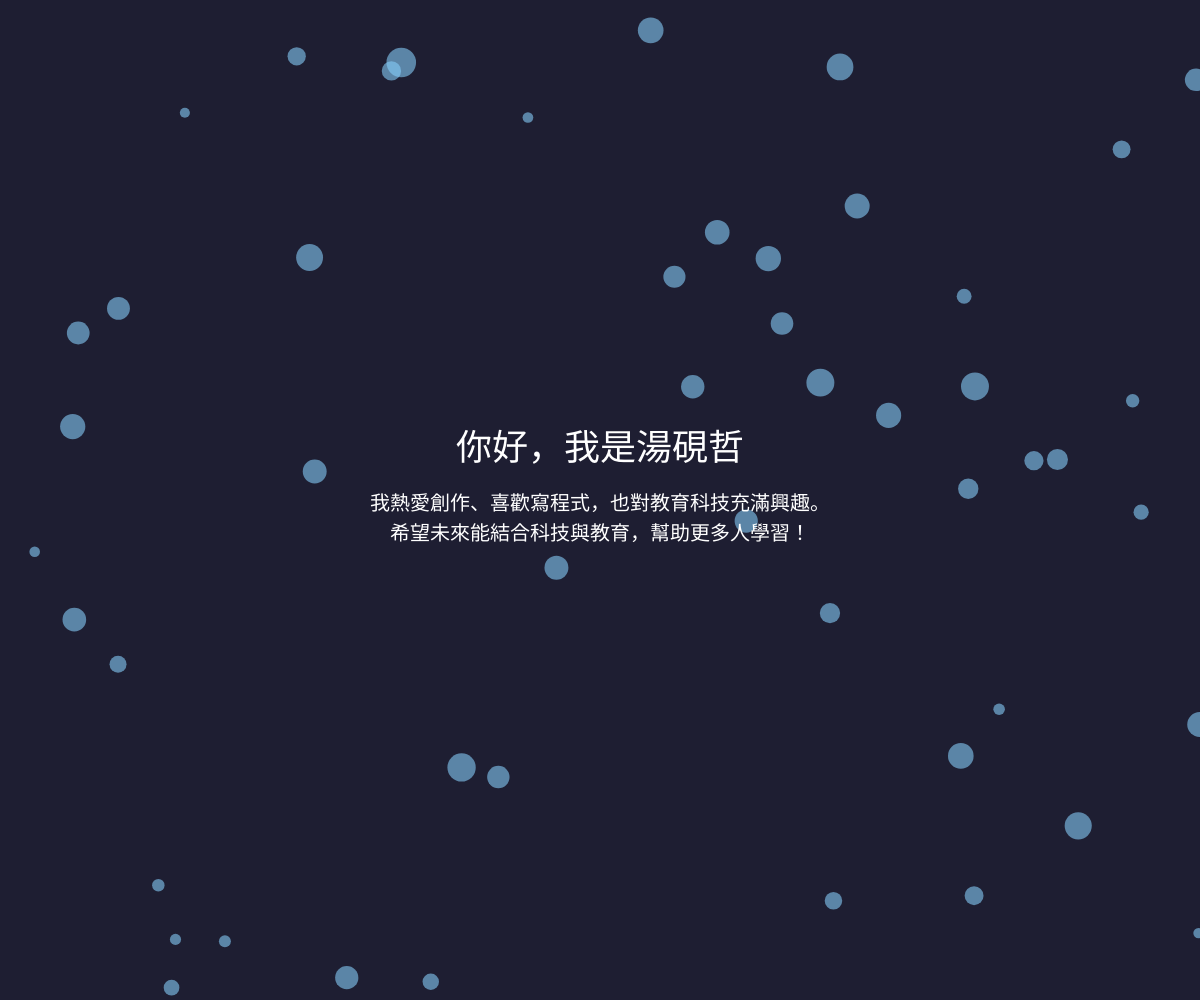
Frame 1 (no input)
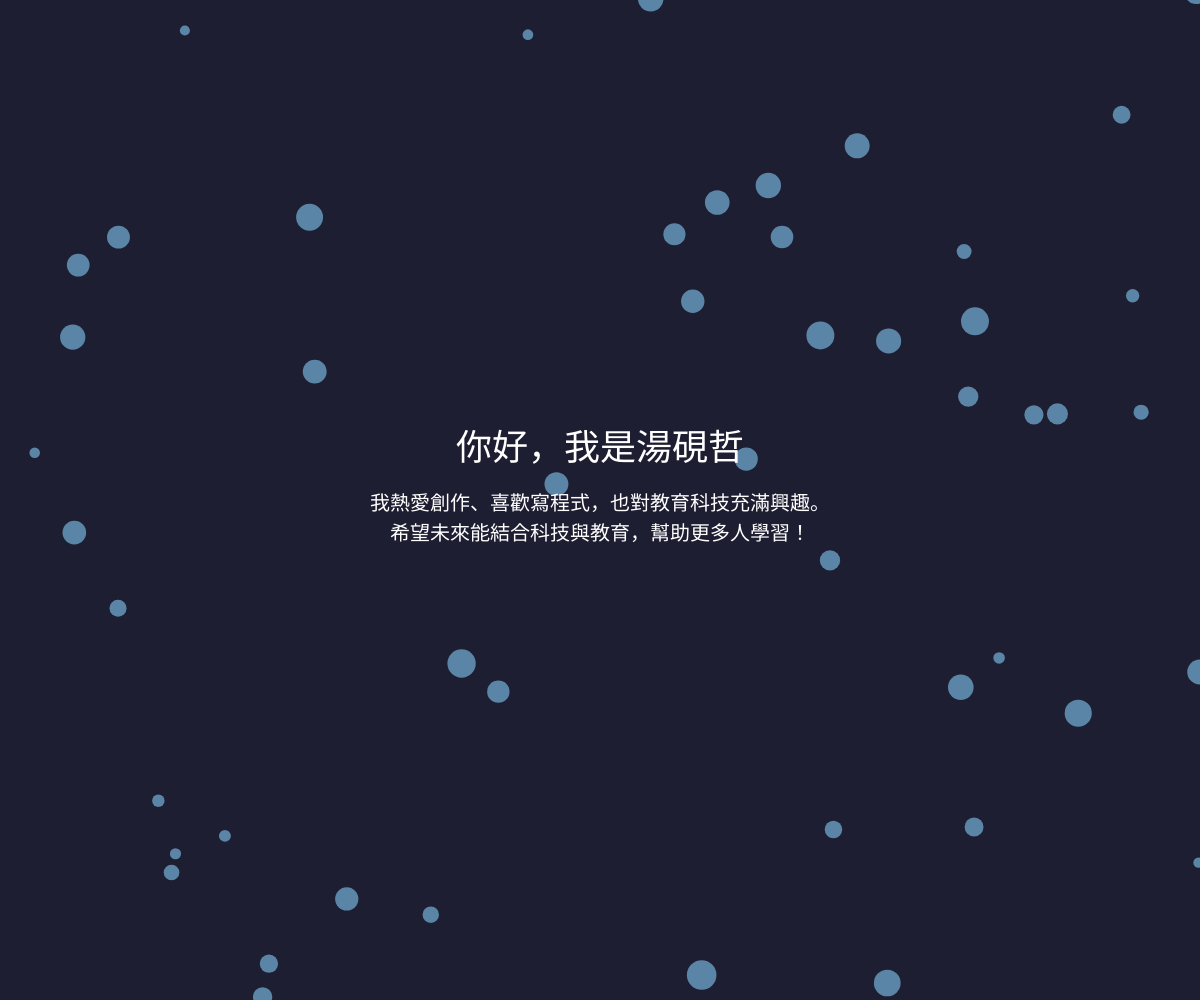
Frame 60 (no input)
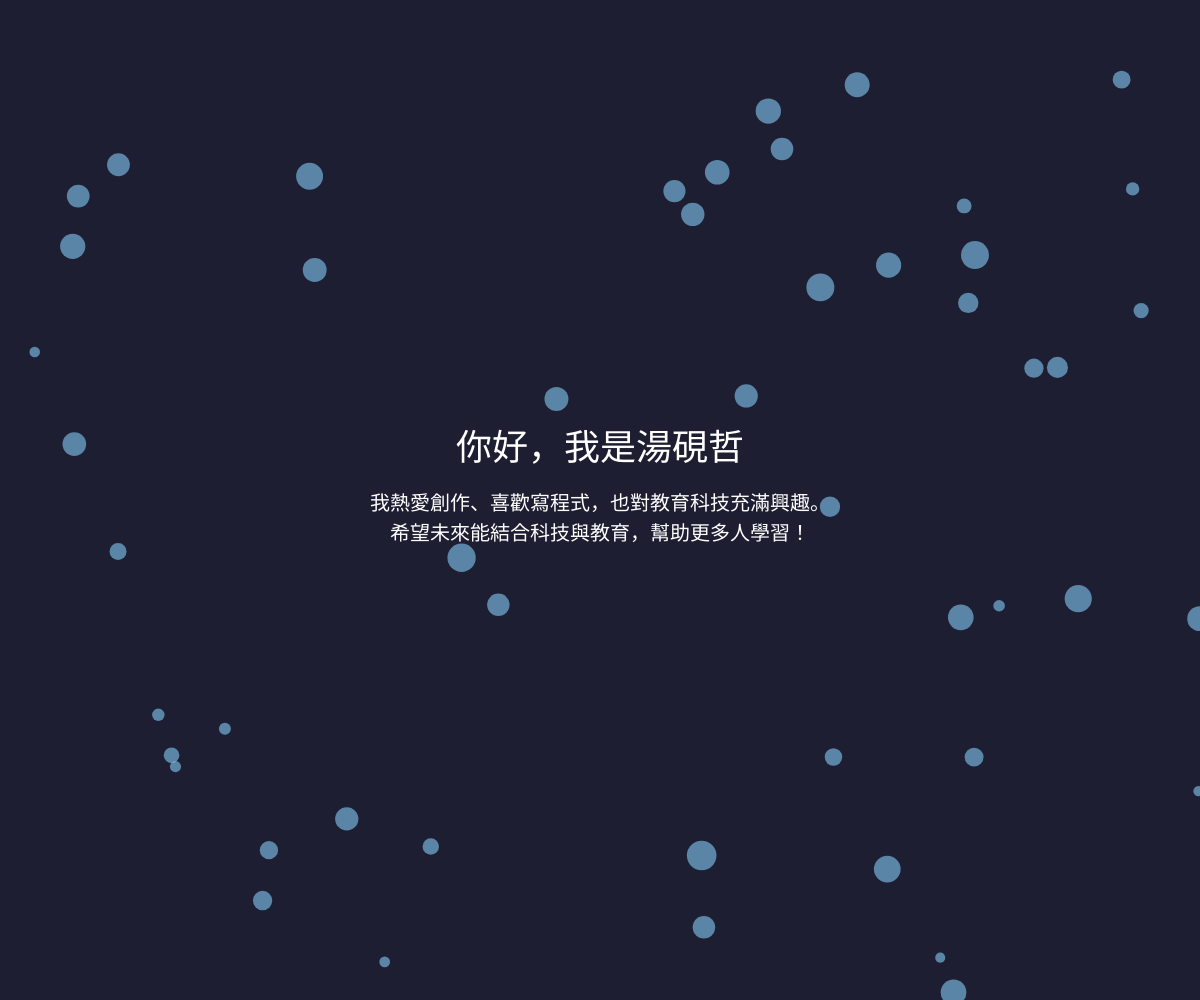
Frame 120 (the mouse pressed at the canvas centre since frame 60)

The p5.js sketch that drew these frames (run headless with seeded random() and noise() and a simulated clock; from frame 60 on, the mouse is pressed at the canvas centre):

// p5.js sketch
// ── sketch.js
let bubbles = [];

function setup() {
  createCanvas(windowWidth, windowHeight);
  for (let i = 0; i < 50; i++) {
    bubbles.push(new Bubble());
  }
}

function draw() {
  background(30, 30, 50);

  for (let b of bubbles) {
    b.move();
    b.show();
  }

  fill(255);
  textAlign(CENTER);
  textSize(36);
  text("你好，我是湯硯哲", width / 2, height / 2 - 40);

  textSize(20);
  text("我熱愛創作、喜歡寫程式，也對教育科技充滿興趣。", width / 2, height / 2 + 10);
  text("希望未來能結合科技與教育，幫助更多人學習！", width / 2, height / 2 + 40);
}

// 泡泡動畫
class Bubble {
  constructor() {
    this.x = random(width);
    this.y = random(height);
    this.r = random(5, 15);
    this.speed = random(0.5, 2);
  }

  move() {
    this.y -= this.speed;
    if (this.y < -this.r) {
      this.y = height + this.r;
      this.x = random(width);
    }
  }

  show() {
    noStroke();
    fill(135, 206, 250, 150);
    ellipse(this.x, this.y, this.r * 2);
  }
}
